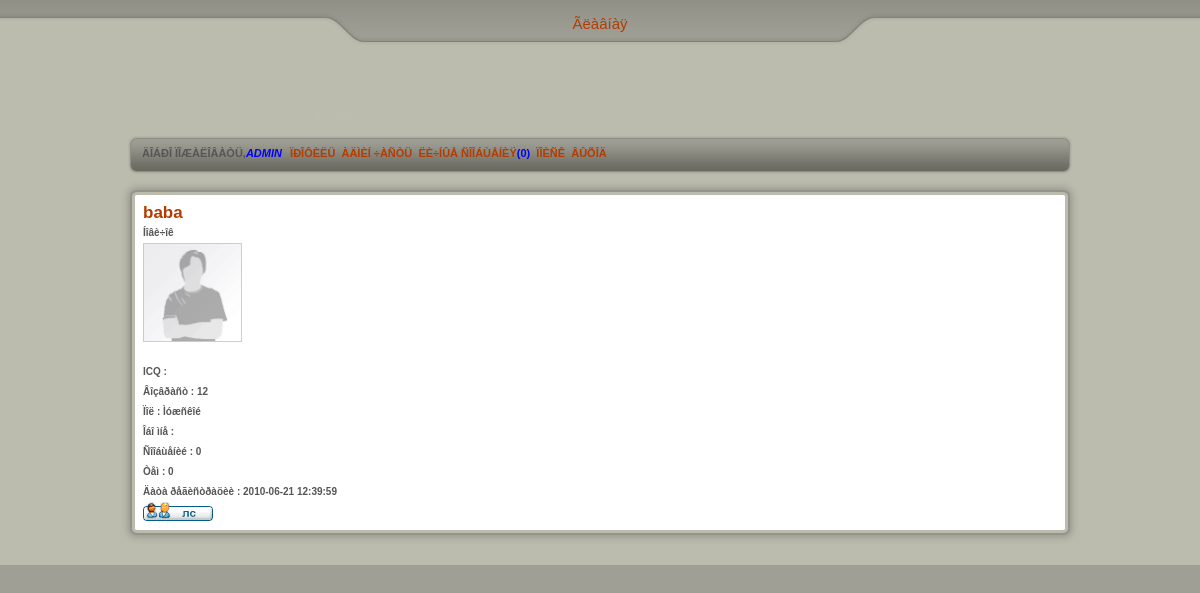
Screenshot of /viewprofile.php?user=15 (signed in) with the database file from the repository.
### tables this page shows
CREATE TABLE IF NOT EXISTS `users` (
  `id_user` int(10) NOT NULL AUTO_INCREMENT,
  `login` char(20) NOT NULL,
  `password` char(25) NOT NULL,
  `admin` smallint(1) NOT NULL,
  `sex` char(10) NOT NULL,
  `age` smallint(2) NOT NULL,
  `avatar` text NOT NULL,
  `email` char(25) NOT NULL,
  `icq` varchar(10) NOT NULL,
  `themes` int(5) NOT NULL,
  `texts` int(7) NOT NULL,
  `status` char(20) NOT NULL,
  `podpis` char(200) NOT NULL,
  `date` datetime NOT NULL,
  `last_enter` datetime NOT NULL,
  `ban` smallint(1) NOT NULL DEFAULT '0',
  `online` smallint(1) NOT NULL DEFAULT '0',
  `reputation` mediumint(5) NOT NULL,
  PRIMARY KEY (`id_user`)
);

### viewprofile.php (the view, shortened to what this page needs)
<?php
include "header.php";
include "menu.php";
if ($_SESSION['enter'] == 1 && isset($_GET['user']))
{
$show_profile = mysql_query("SELECT * from users where id_user = ".$_GET['user']."");
$show_profile_a = mysql_fetch_array($show_profile);
echo "<table><tr><td class='noborder'><a href=''>".$show_profile_a['login']."</a><br><span class='icq'>".$show_profile_a['status']."</span><br><img height=99 width=99 src='images/".$show_profile_a['avatar']."'><br><br><span class='icq'>ICQ&nbsp;:&nbsp;".$show_profile_a['icq']."<br>Âîçâðàñò&nbsp;:&nbsp;".$show_profile_a['age']."<br>Ïîë&nbsp;:&nbsp;".$show_profile_a['sex']."<br>Îáî ìíå&nbsp;:&nbsp;".$show_profile_a['podpis']."<br>Ñîîáùåíèé&nbsp;:&nbsp;".$show_profile_a['texts']."<br>Òåì&nbsp;:&nbsp;".$show_profile_a['themes']."<br>Äàòà ðåãèñòðàöèè&nbsp;:&nbsp;".$show_profile_a['date']."</span><br><a href='send_private_message.php?id_user=".$show_profile_a['id_user']."&idd=1'><img src='images/icon_pm.gif'></a></td></table>";
}
else if ($_SESSION['enter'] == 0) echo "<p class='error'>Âû íå çàðåãåñòðèðîâàíû</p>";
?>

### css/style.css (style rules this page uses)
a:link, a:visited { color: #b43c01; text-decoration: none; }
body, th { line-height: 150%; font-family: tahoma, sans-serif; color: #565656; font-size: 12px; }
body { background: #9f9f95; padding: 0; margin: 0; }
a img { border: 0; }
table { empty-cells: show; #border: ; #border-style: solid; # border-collapse: collapse; }
tr { line-height: 150%; font-family: tahoma, sans-serif; color: #565656; font-size: 12px; }
td { text-align: center; font-size: 15px; line-height: 20px; text-align: left; font-family: tahoma, sans-serif; border-bottom: outset; border-bottom-color: silver; border-bottom-width: 1px ; #border-right: solid; font-size: medium; font-weight: bold; }
.noborder { border-bottom-width: 0px; border-top-width: 0px; border-right-width: 0px; border-left-width: 0px; border-width: 0px; font-size: 17px; }
.icq { color:#565656; font-size: 10px; }

### rows the page displays
users: login "baba", status "Íîâè÷îê", avatar (placeholder picture), age "12", sex "Ìóæñêîé", texts "0", themes "0", date "2010-06-21 12:39:59"

### other values shown
$_SESSION['username'] "ADMIN"
$selected_user_private_mess_a['count(text)'] "0"
